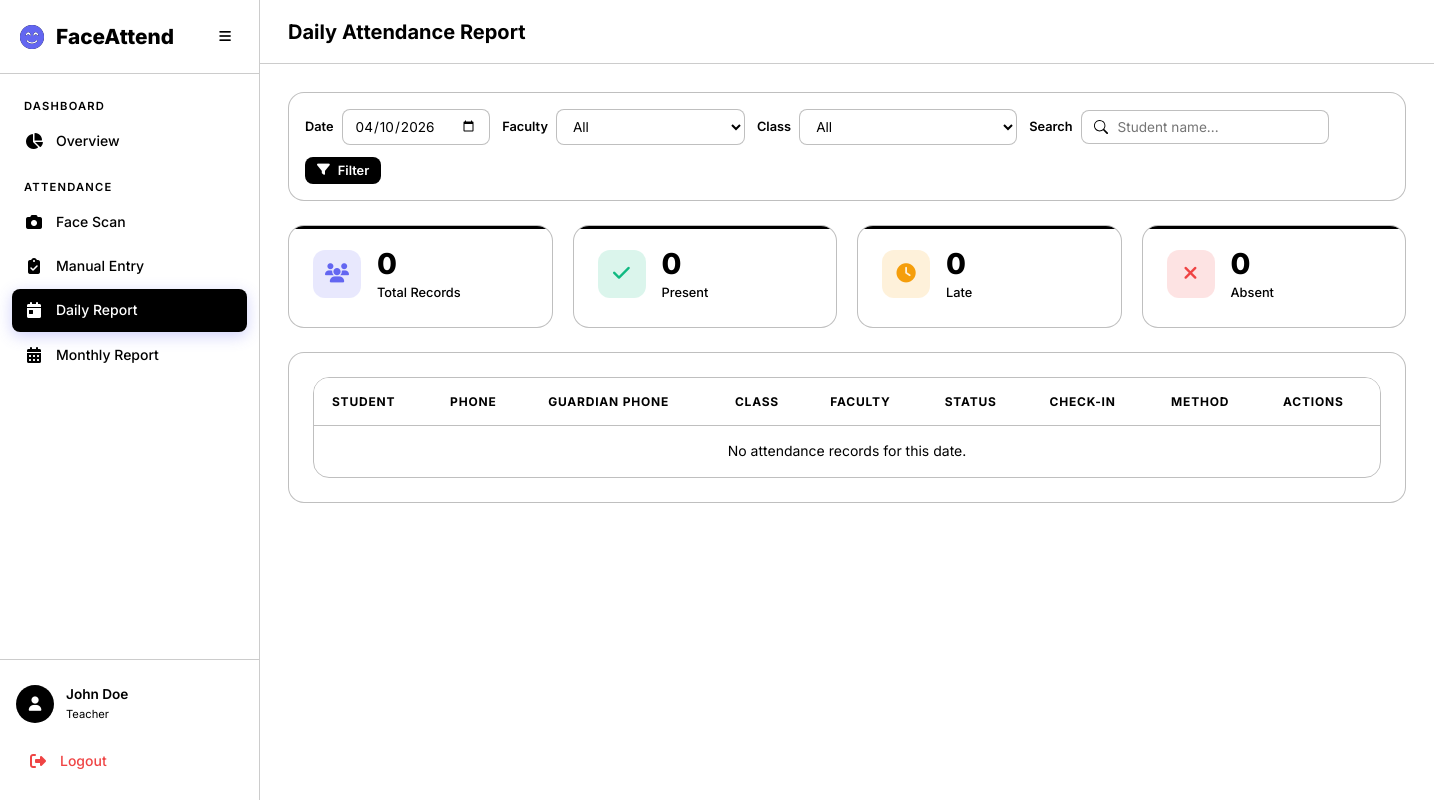
The app's page /attendance/daily/ (signed in), older data.
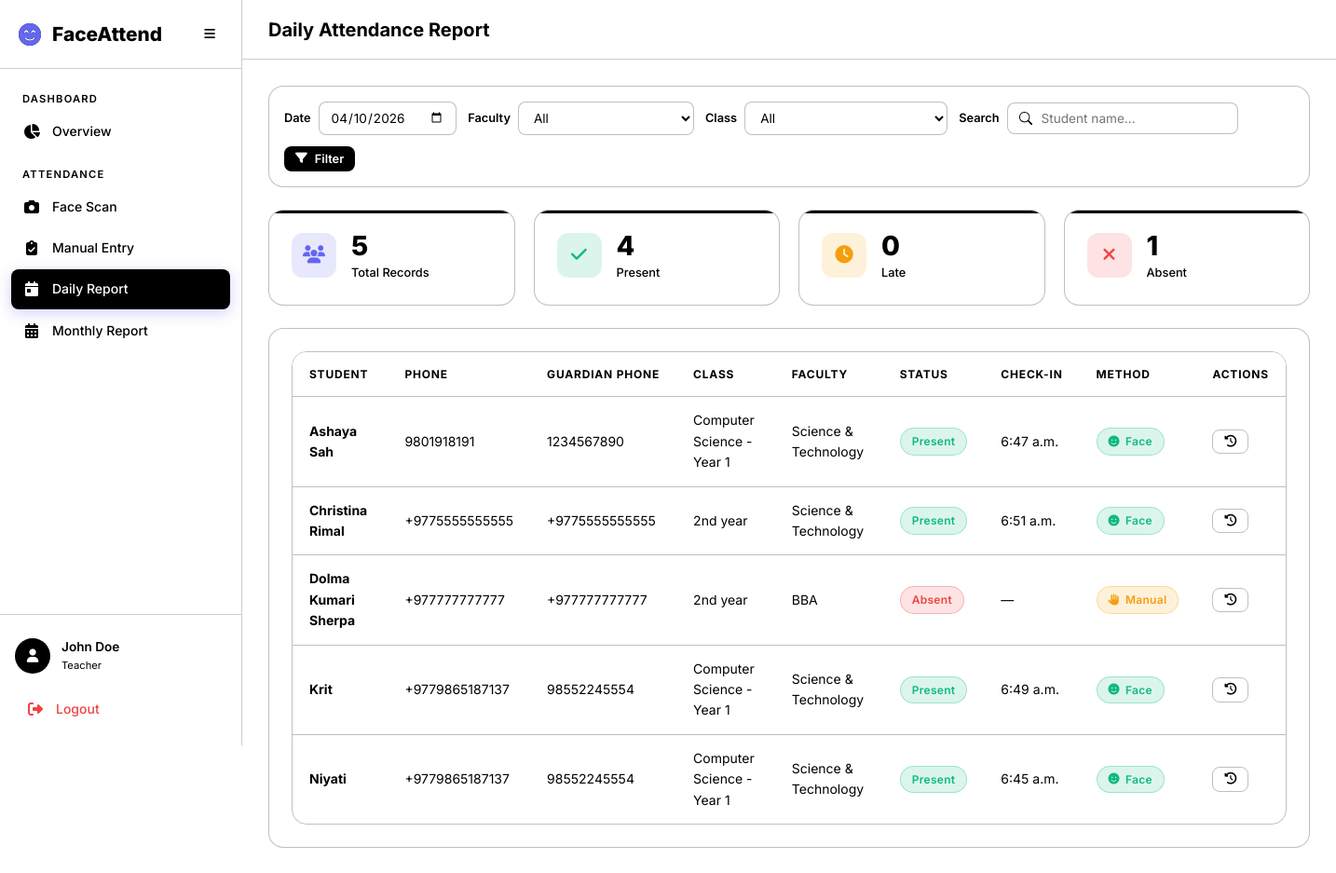
The same page, newer data.
### attendance/models.py (models this page shows, shortened)
class Attendance(models.Model):
    class Status(models.TextChoices):
        PRESENT = 'present', 'Present'
        ABSENT = 'absent', 'Absent'
        LATE = 'late', 'Late'
        INFORMED = 'informed', 'Informed'
    student = models.ForeignKey(Student, on_delete=models.CASCADE, related_name='attendances')
    date = models.DateField()
    status = models.CharField(max_length=10, choices=Status.choices, default=Status.ABSENT)
    check_in_time = models.TimeField(null=True, blank=True)
    marked_by = models.ForeignKey(
        settings.AUTH_USER_MODEL,
        on_delete=models.SET_NULL,
        null=True, blank=True,
        related_name='marked_attendances',
    )
    is_face_recognized = models.BooleanField(default=False)
    is_override = models.BooleanField(default=False)
    confidence = models.FloatField(null=True, blank=True, help_text='Face recognition confidence score')
    notes = models.TextField(blank=True)
    created_at = models.DateTimeField(auto_now_add=True)
    updated_at = models.DateTimeField(auto_now=True)
    class Meta:
        unique_together = ['student', 'date']
        ordering = ['-date', 'student__full_name']

### academics/models.py (models this page shows, shortened)
class Student(models.Model):
    user = models.OneToOneField(
        settings.AUTH_USER_MODEL,
        on_delete=models.CASCADE,
        related_name='student_profile',
        null=True, blank=True,
    )
    full_name = models.CharField(max_length=300)
    profile_image = models.ImageField(upload_to='students/profiles/')
    face_encoding = models.BinaryField(null=True, blank=True, help_text='128-d face encoding as bytes')
    enrollment_year = models.PositiveIntegerField()
    faculty = models.ForeignKey(Faculty, on_delete=models.CASCADE, related_name='students')
    academic_class = models.ForeignKey(AcademicClass, on_delete=models.CASCADE, related_name='students')
    phone = models.CharField(max_length=20, blank=True)
    guardian_phone = models.CharField(max_length=20, blank=True)
    is_phone_flagged = models.BooleanField(
        default=False,
        help_text='Mark this when the student phone number is incorrect.',
    )
    is_active = models.BooleanField(default=True)
    created_at = models.DateTimeField(auto_now_add=True)
    updated_at = models.DateTimeField(auto_now=True)
    class Meta:
        ordering = ['full_name']

class AcademicClass(models.Model):
    name = models.CharField(max_length=200)
    faculty = models.ForeignKey(Faculty, on_delete=models.CASCADE, related_name='classes')
    teacher = models.ForeignKey(
        settings.AUTH_USER_MODEL,
        on_delete=models.SET_NULL,
        null=True, blank=True,
        related_name='assigned_classes',
        limit_choices_to={'role': 'teacher'},
    )
    created_at = models.DateTimeField(auto_now_add=True)
    updated_at = models.DateTimeField(auto_now=True)
    class Meta:
        verbose_name_plural = 'Classes'
        ordering = ['faculty__name', 'name']
        unique_together = ['name', 'faculty']

class Faculty(models.Model):
    name = models.CharField(max_length=200, unique=True)
    description = models.TextField(blank=True)
    created_at = models.DateTimeField(auto_now_add=True)
    updated_at = models.DateTimeField(auto_now=True)
    class Meta:
        verbose_name_plural = 'Faculties'
        ordering = ['name']

### attendance/views.py (the view)
# urls.py: path('daily/', views.daily_report, name='daily_report'),
@login_required
@admin_or_teacher_required
def daily_report(request):
    today = timezone.localdate()
    selected_date = request.GET.get('date', today.isoformat())
    faculty_id = request.GET.get('faculty')
    class_id = request.GET.get('class')
    search = request.GET.get('search', '')
    records = Attendance.objects.filter(date=selected_date).select_related(
        'student', 'student__academic_class', 'student__faculty', 'marked_by'
    )
    teacher_classes = None
    if request.user.role == 'teacher':
        teacher_classes = AcademicClass.objects.filter(teacher=request.user).select_related('faculty')
        records = records.filter(student__academic_class__in=teacher_classes)
    if faculty_id:
        records = records.filter(student__faculty_id=faculty_id)
    if class_id:
        records = records.filter(student__academic_class_id=class_id)
    if search:
        records = records.filter(student__full_name__icontains=search)
    summary = {
        'total': records.count(),
        'present': records.filter(status='present').count(),
        'late': records.filter(status='late').count(),
        'absent': records.filter(status='absent').count(),
        'informed': records.filter(status='informed').count(),
    }
    if request.user.role == 'teacher':
        faculties = Faculty.objects.filter(classes__in=teacher_classes).distinct()
        classes = teacher_classes
    else:
        faculties = Faculty.objects.all()
        classes = AcademicClass.objects.all()
    return render(request, 'attendance/daily_report.html', {
        'records': records,
        'summary': summary,
        'faculties': faculties,
        'classes': classes,
        'selected_date': selected_date,
        'selected_faculty': faculty_id,
        'selected_class': class_id,
        'search': search,
    })

### templates/attendance/daily_report.html (shortened to what the changed rows need)
{% extends 'base.html' %}
{% load static %}
{% block page_title %}Daily Attendance Report{% endblock %}
{% block content %}
<div class="animate-fade-in">
    <div class="stats-grid mb-3">
        <div class="stat-card primary">
            <div class="stat-content">
                <div class="stat-value">{{ summary.total }}</div>
                <div class="stat-label">Total Records</div>
            </div>
        </div>
        <div class="stat-card success">
            <div class="stat-content">
                <div class="stat-value">{{ summary.present }}</div>
                <div class="stat-label">Present</div>
            </div>
        </div>
        <div class="stat-card danger">
            <div class="stat-content">
                <div class="stat-value">{{ summary.absent }}</div>
                <div class="stat-label">Absent</div>
            </div>
        </div>
    </div>
    <div class="card">
        <div class="table-container">
            <table class="data-table" id="dailyTable">
                <thead>
                    <tr>
                        <th>Student</th>
                        <th>Phone</th>
                        <th>Guardian Phone</th>
                        <th>Class</th>
                        <th>Faculty</th>
                        <th>Status</th>
                        <th>Check-in</th>
                        <th>Method</th>
                        <th>Actions</th>
                    </tr>
                </thead>
                <tbody>
                    {% for r in records %}
                    <tr>
                        <td><strong>{{ r.student.full_name }}</strong></td>
                        <td>{{ r.student.phone|default:"—" }}</td>
                        <td>{{ r.student.guardian_phone|default:"—" }}</td>
                        <td>{{ r.student.academic_class.name }}</td>
                        <td>{{ r.student.faculty.name }}</td>
                        <td><span class="badge badge-{{ r.status }}">{{ r.get_status_display }}</span></td>
                        <td>{{ r.check_in_time|default:"—" }}</td>
                        <td>
                            {% if r.is_face_recognized %}
                            <span class="badge badge-present"><i class="fas fa-face-smile"></i> Face</span>
                            {% elif r.is_override %}
                            <span class="badge badge-informed"><i class="fas fa-edit"></i> Override</span>
                            {% else %}
                            <span class="badge badge-late"><i class="fas fa-hand"></i> Manual</span>
                            {% endif %}
                        </td>
                        <td>
                            <div class="d-flex gap-1">
                                <a href="{% url 'attendance:logs' r.pk %}" class="btn btn-sm btn-outline" title="Logs">
                                    <i class="fas fa-history"></i>
                                </a>
                            </div>
                        </td>
                    </tr>
                    {% empty %}
                    <tr>
                        <td colspan="9" class="text-center text-muted">No attendance records for this date.</td>
                    </tr>
                    {% endfor %}
                </tbody>
            </table>
        </div>
    </div>
</div>
{% endblock %}

Row changes from the older to the newer data that the page shows:
added Attendance: student.full_name "Ashaya Sah", student.phone "9801918191", student.guardian_phone "1234567890", student.academic_class.name "Computer Science - Year 1", student.faculty.name "Science & Technology", status "Present", check_in_time "6:47 a.m.", is_face_recognized True (drawn)
added Attendance: student.full_name "Christina Rimal", student.phone "+9775555555555", student.guardian_phone "+9775555555555", student.academic_class.name "2nd year", student.faculty.name "Science & Technology", status "Present", check_in_time "6:51 a.m.", is_face_recognized True (drawn)
added Attendance: student.full_name "Dolma Kumari Sherpa", student.phone "+977777777777", student.guardian_phone "+977777777777", student.academic_class.name "2nd year", student.faculty.name "BBA", status "Absent", check_in_time "—", is_face_recognized False (drawn)
added Attendance: student.full_name "Krit", student.phone "+9779865187137", student.guardian_phone "98552245554", student.academic_class.name "Computer Science - Year 1", student.faculty.name "Science & Technology", status "Present", check_in_time "6:49 a.m.", is_face_recognized True (drawn)
added Attendance: student.full_name "Niyati", student.phone "+9779865187137", student.guardian_phone "98552245554", student.academic_class.name "Computer Science - Year 1", student.faculty.name "Science & Technology", status "Present", check_in_time "6:45 a.m.", is_face_recognized True (drawn)
Text that changed along with them:
{{ summary.total }}: "0" → "5"
{{ summary.present }}: "0" → "4"
{{ summary.absent }}: "0" → "1"
text no longer shown: "No attendance records for this date."
